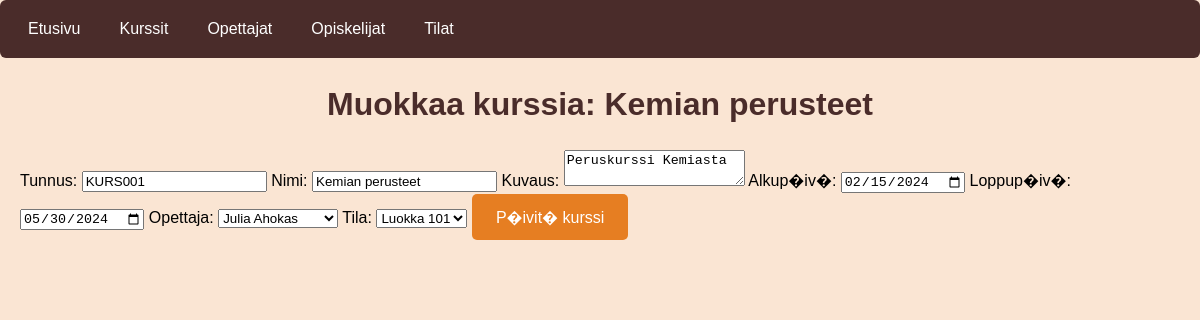
/muokkaa_kurssit.php?id=1, run on the app's committed database.
### tables this page shows
CREATE TABLE `kurssit` (
  `id` int(11) NOT NULL,
  `tunnus` varchar(10) NOT NULL,
  `nimi` varchar(100) NOT NULL,
  `kuvaus` text DEFAULT NULL,
  `alkupaiva` date NOT NULL,
  `loppupaiva` date NOT NULL,
  `opettaja_id` int(11) NOT NULL,
  `tila_id` int(11) NOT NULL
);

CREATE TABLE `opettajat` (
  `id` int(11) NOT NULL,
  `tunnusnumero` varchar(10) NOT NULL,
  `etunimi` varchar(50) NOT NULL,
  `sukunimi` varchar(50) NOT NULL,
  `aine` varchar(100) NOT NULL
);

CREATE TABLE `tilat` (
  `id` int(11) NOT NULL,
  `tunnus` varchar(10) NOT NULL,
  `nimi` varchar(100) NOT NULL,
  `kapasiteetti` int(11) NOT NULL
);

### muokkaa_kurssit.php (the view, shortened to what this page needs)
<?php
include 'db.php';
$course_id = $_GET['id'];
$sql = "
    SELECT k.*,
           CONCAT(o.etunimi, ' ', o.sukunimi) AS opettaja_nimi,
           t.nimi AS tila_nimi
    FROM kurssit k
    LEFT JOIN opettajat o ON k.opettaja_id = o.id
    LEFT JOIN tilat t ON k.tila_id = t.id
    WHERE k.id = :course_id";
$stmt = $conn->prepare($sql);
$stmt->bindParam(':course_id', $course_id, PDO::PARAM_INT);
$stmt->execute();
$course = $stmt->fetch(PDO::FETCH_ASSOC);
?>
<!DOCTYPE html>
<html lang="fi">
<head>
    <link rel="stylesheet" href="styles.css">
</head>
<body>
    <?php include 'nav.php'; ?>
    <h1>Muokkaa kurssia: <?php echo htmlspecialchars($course['nimi']); ?></h1>
    <form method="POST" action="kurssi_muokkaa.php?id=<?php echo $course['id']; ?>">
        <label for="tunnus">Tunnus:</label>
        <input type="text" id="tunnus" name="tunnus" value="<?php echo htmlspecialchars($course['tunnus']); ?>" required>
        <label for="nimi">Nimi:</label>
        <input type="text" id="nimi" name="nimi" value="<?php echo htmlspecialchars($course['nimi']); ?>" required>
        <label for="kuvaus">Kuvaus:</label>
        <textarea id="kuvaus" name="kuvaus"><?php echo htmlspecialchars($course['kuvaus']); ?></textarea>
        <label for="alkupaiva">Alkup�iv�:</label>
        <input type="date" id="alkupaiva" name="alkupaiva" value="<?php echo $course['alkupaiva']; ?>" required>
        <label for="loppupaiva">Loppup�iv�:</label>
        <input type="date" id="loppupaiva" name="loppupaiva" value="<?php echo $course['loppupaiva']; ?>" required>
        <label for="opettaja_id">Opettaja:</label>
        <select id="opettaja_id" name="opettaja_id">
            <?php
            $teachers_sql = "SELECT * FROM opettajat";
            $teachers_stmt = $conn->query($teachers_sql);
            while ($teacher = $teachers_stmt->fetch(PDO::FETCH_ASSOC)):
            ?>
                <option value="<?php echo $teacher['id']; ?>" <?php echo $teacher['id'] == $course['opettaja_id'] ? 'selected' : ''; ?>>
                    <?php echo htmlspecialchars($teacher['etunimi'] . ' ' . $teacher['sukunimi']); ?>
                </option>
            <?php endwhile; ?>
        </select>
        <label for="tila_id">Tila:</label>
        <select id="tila_id" name="tila_id">
            <?php
            $rooms_sql = "SELECT * FROM tilat";
            $rooms_stmt = $conn->query($rooms_sql);
            while ($room = $rooms_stmt->fetch(PDO::FETCH_ASSOC)):
            ?>
                <option value="<?php echo $room['id']; ?>" <?php echo $room['id'] == $course['tila_id'] ? 'selected' : ''; ?>>
                    <?php echo htmlspecialchars($room['nimi']); ?>
                </option>
            <?php endwhile; ?>
        </select>
        <button type="submit">P�ivit� kurssi</button>
    </form>
</body>
</html>

### styles.css (style rules this page uses)
body { font-family: Arial, sans-serif; margin: 0; padding: 20px; background-color: #FAE5D3; line-height: 1.6; }
button[type="submit"] { background-color: #E67E22; color: white; padding: 12px 24px; border: none; border-radius: 5px; cursor: pointer; font-size: 16px; transition: background-color 0.3s; }
h1 { color: #4A2C2A; margin-bottom: 20px; text-align: center; }

### data on the page
kurssit: nimi "Kemian perusteet", tunnus "KURS001", kuvaus "Peruskurssi Kemiasta", alkupaiva "02/15/2024", loppupaiva "05/30/2024", opettaja_id "Julia Ahokas", tila_id "Luokka 101"
